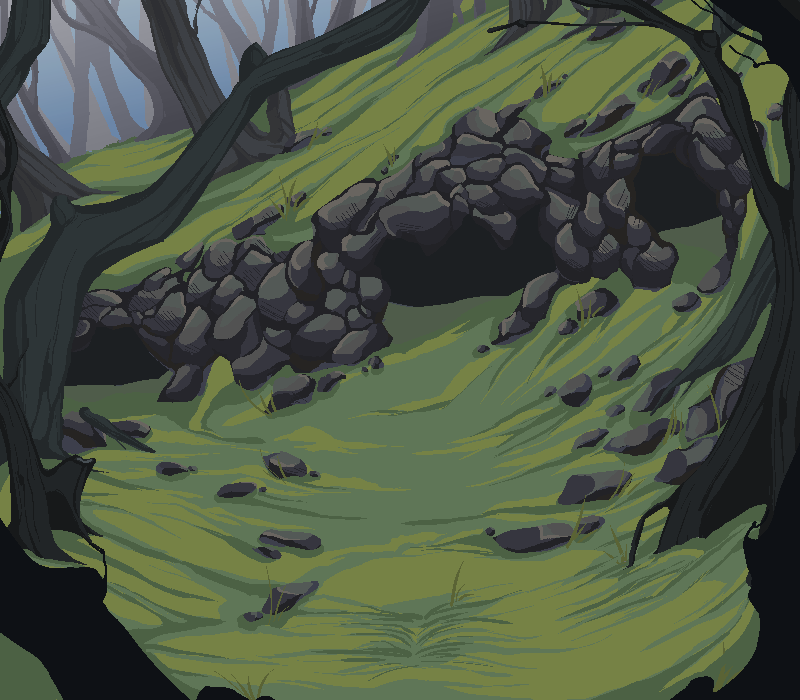
#> input picture resources/images/camp_bg/mountainous/greenleaf_camp4_light.png, 800 x 700 px, found by its file name
$ python a.py
#> lines starting #> are read from the running program, lines starting #| are printed output that depends on the picture
import matplotlib.pyplot as plt
from matplotlib.patches import Circle
from PIL import Image
import numpy as np

# Load your background image
image_path = 'resources\images\camp_bg\mountainous\greenleaf_camp4_light.png'  # Update this to the path of your image
img = Image.open(image_path)
#> img is the input picture: PIL image 800x700 RGBA; mean R, G, B, A 74.5, 84.9, 65.9, 255

# Initial coordinates of circles
circles = [(100, 100), (150, 200)]  # Add more if needed

fig, ax = plt.subplots()
ax.imshow(img)

# Create and add circles to the plot
patches = []
for x, y in circles:
    circle = Circle((x, y), 25, fill=False, color='red', linewidth=2)
    ax.add_patch(circle)
    patches.append(circle)

def on_press(event):
    """Callback for mouse press event."""
    for circle in patches:
        contains, _ = circle.contains(event)
        if contains:
            circle.picked = True
            circle.pickradius = circle.radius
            break

def on_release(event):
    """Callback for mouse release event."""
    for circle in patches:
        circle.picked = False
        x, y = circle.center  # circle.center contains the (x, y) coordinates
        print(f"Circle released at: x={x*2}, y={y*2}")

def on_move(event):
    """Callback for mouse move event."""
    for circle in patches:
        if hasattr(circle, 'picked') and circle.picked:
            # Update circle position
            circle.center = event.xdata, event.ydata
            # Update the figure
            fig.canvas.draw()

# Connect the callbacks to the figure
fig.canvas.mpl_connect('button_press_event', on_press)
fig.canvas.mpl_connect('button_release_event', on_release)
fig.canvas.mpl_connect('motion_notify_event', on_move)

plt.show()
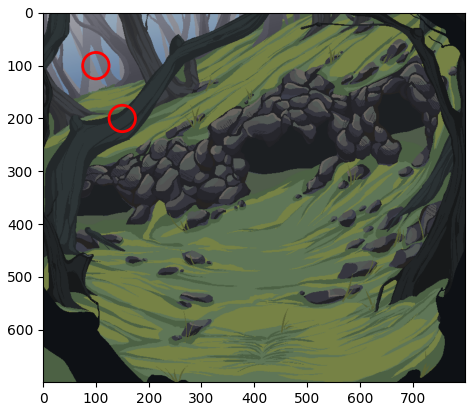
#> figure drawn by matplotlib, 1 panel

$ run again, with resources/images/camp_bg/mountainous/greenleaf_camp5_light.png copied over resources/images/camp_bg/mountainous/greenleaf_camp4_light.png
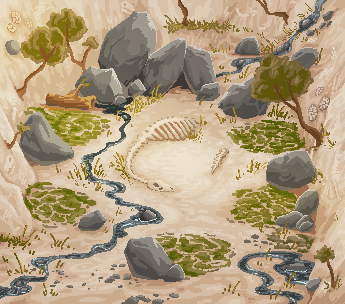
#> input picture resources/images/camp_bg/mountainous/greenleaf_camp5_light.png, 345 x 304 px, found by its file name
#> img is the input picture: PIL image 345x304 RGBA; mean R, G, B, A 177, 158.2, 127, 255
#> `plt.show()`:
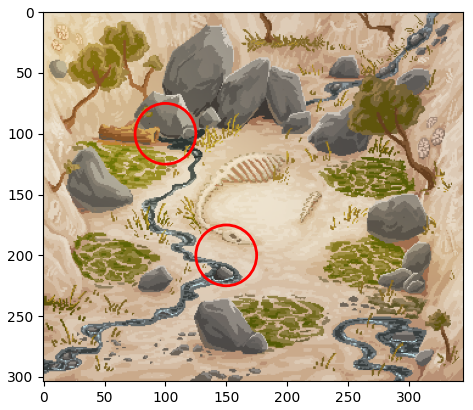
#> figure drawn by matplotlib, 1 panel
